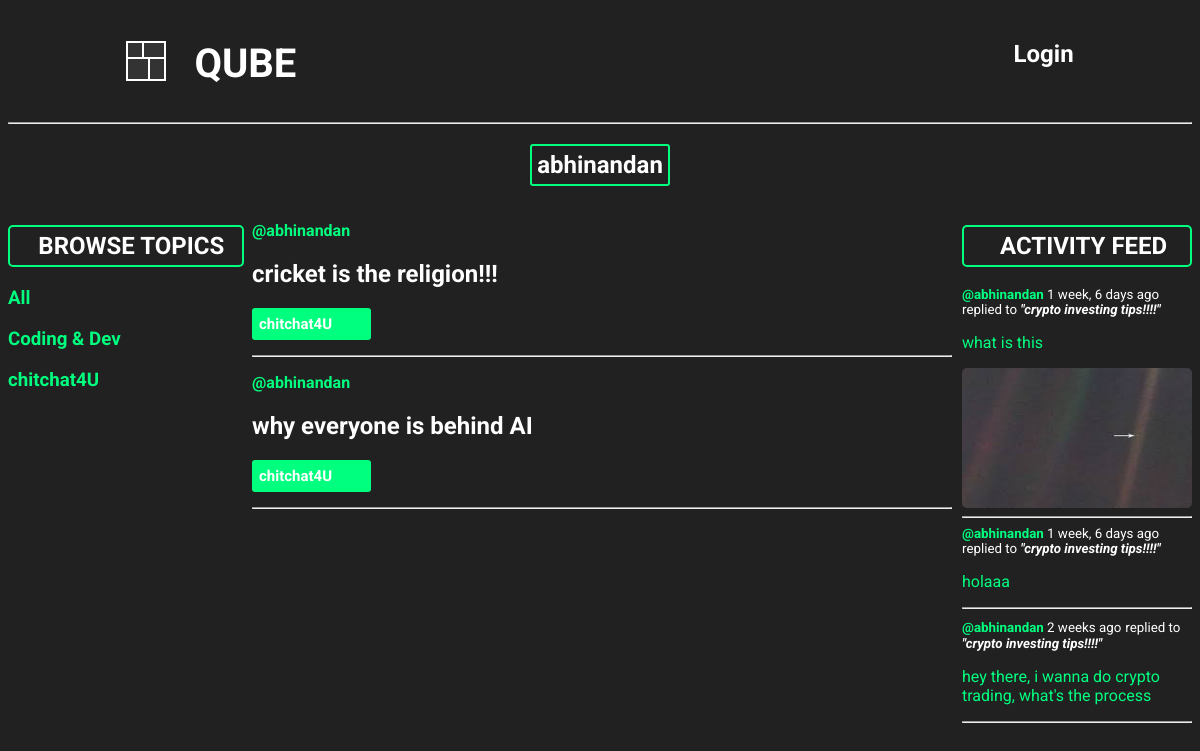
/communityUserProfile/1/, run on the app's committed database.
### base/models.py (models this page shows, shortened)
class Topic(models.Model):
    name = models.CharField(max_length=200)

class Room(models.Model):
    host = models.ForeignKey(User, on_delete=models.SET_NULL, null=True)
    topic = models.ForeignKey(Topic, on_delete=models.SET_NULL, null=True)
    name = models.CharField(max_length=250)
    description = models.TextField(null=True, blank=True)
    participants = models.ManyToManyField(
        User, related_name='participants', blank=True)
    updated = models.DateTimeField(auto_now=True)
    created = models.DateTimeField(auto_now_add=True)
    class Meta:
        ordering = ['-updated', '-created']
    def __str__(self):
        return self.name

class Message(models.Model):
    user = models.ForeignKey(User, on_delete=models.CASCADE)
    room = models.ForeignKey(Room, on_delete=models.CASCADE)
    body = models.TextField()
    user_visual_query = models.FileField(
        upload_to='uploaded_files/', null=True, blank=True)
    updated = models.DateTimeField(auto_now=True)
    created = models.DateTimeField(auto_now_add=True)
    class Meta:
        ordering = ['-updated', '-created']

### base/views.py (the view)
# urls.py: path('communityUserProfile/<str:pk>/',
def communityUserProfile(request, pk):
    user = User.objects.get(id=pk)
    topics = Topic.objects.all()
    rooms = user.room_set.all()
    room_messages = user.message_set.all()
    context = {'user': user, 'topics': topics,
               'rooms': rooms, 'room_messages': room_messages}
    return render(request, 'social/community_user_profile.html', context)

### base/templates/social/community_user_profile.html (shortened to what this page needs)
{% extends 'main.html' %}
{% block content %}
<div>
    <div style="justify-self:center;">
        <h2 style="color: white; border: 2px solid springgreen; padding: 5px; border-radius: 3px;">{{ user.username }}
        </h2>
    </div>
    <div class="profile-component">
        <div>
            {% include 'social/community_topic_component.html' %}
        </div>
        <div>
            <div>
                {% include 'social/community_feed_component.html' %}
            </div>
        </div>
        <div>
            {% include 'social/community_activity_component.html' %}
        </div>
    </div>
</div>
{% endblock %}

### base/templates/social/community_topic_component.html (shortened to what this page needs)
<div>
    <h2 style="color: white; border: 2px solid springgreen; padding: 5px; border-radius: 5px; padding-left: 12%;">
        BROWSE TOPICS</h2>
    <h3><a href="{% url 'communityHome' %}" id="all_link">All</a></h3>
    {% for topic in topics %}
    <div>
        <h3><a href="{% url 'communityHome' %}?q={{ topic.name }}" id="qube_topic_names_link">{{ topic.name }}</a></h3>
    </div>
    {% endfor %}
</div>

### base/templates/social/community_feed_component.html (shortened to what this page needs)
<div>
    {% for room in rooms %}
    <div style="margin-left: 8px;">
        <p><a href="{% url 'communityUserProfile' room.host.id  %}" id="room_host_username">
                @{{ room.host.username }}</a></p>
        <h2><a href="{% url 'communityRoom' room.id %}" id="room_name_open_link">{{ room.name }}</a></h2>
        <p id="room_topic_name_p">{{ room.topic.name }}</p>
        <hr style="color: springgreen;">
    </div>
    {% endfor %}
</div>

### base/templates/social/community_activity_component.html (shortened to what this page needs)
<div>
    <h2 id="activity_feed_heading">ACTIVITY FEED</h2>
    {% for message in room_messages %}
    <div style="margin-left: 10px;">
        <small style="color: white;"><a href="{% url 'communityUserProfile' message.user.id %}"
                id="activity_message_user_profile">
                @{{ message.user }}</a>
            {{ message.created|timesince }} ago</small>
        <small style="color: white;">replied to <i><strong>"{{ message.room }}"</strong></i></small>
        <p style="color: springgreen;">{{ message.body }}</p>
        {% if message.user_visual_query %}
        <div>
            {% with filename=message.user_visual_query.name %}
            {% if ".jpg" in filename|lower or ".jpeg" in filename|lower or ".png" in filename|lower %}
            <div>
                <img src="{{ message.user_visual_query.url }}" alt="uploaded_images"
                    style="width: 230px; height: 140px; border-radius: 5px;">
            </div>
            {% elif ".mp4" in filename|lower or ".webm" in filename|lower %}
            <div>
                <video controls style="width: 230px; height: 140px; border-radius: 5px;">
                    <source src="{{ message.user_visual_query.url }}" type="video/mp4">
                </video>
            </div>
            {% else %}
            <div>
                <a href="{{ message.user_visual_query.url }}" download>Download
                    File</a>
            </div>
            {% endif %}
            {% endwith %}
        </div>
        {% endif %}
        <hr>
    </div>
    {% endfor %}
</div>

### static/styles/main.css (style rules this page uses)
* { font-family: "Roboto", serif; }
body { background-color: #212121; }

### base/templates/social/community_user_profile.html (style rules this page uses)
.profile-component { display: grid; grid-template-columns: 1fr 3fr 1fr; }

### base/templates/social/community_topic_component.html (style rules this page uses)
#qube_topic_names_link { text-decoration: none; color: springgreen; transition: all 0.3s ease; }
#all_link { text-decoration: none; color: springgreen; transition: all 0.3s ease; }

### base/templates/social/community_feed_component.html (style rules this page uses)
#room_host_username { text-decoration: none; color: springgreen; font-weight: 700; }
#room_name_open_link { text-decoration: none; color: white; transition: all 0.3s ease; }
#room_topic_name_p { color: white; border: 2px solid springgreen; padding: 5px; font-size: 15px; font-weight: 700; background-color: springgreen; border-radius: 3px; width: 15%; }

### base/templates/social/community_activity_component.html (style rules this page uses)
#activity_message_user_profile { text-decoration: none; color: springgreen; font-weight: 700; }
#activity_feed_heading { color: white; border: 2px solid springgreen; padding: 5px; border-radius: 5px; margin-left: 10px; padding-left: 15%; }

### data on the page
Topic: name "Coding & Dev"
Topic: name "chitchat4U"
Room: host.username "abhinandan", name "cricket is the religion!!!", topic.name "chitchat4U"
Room: host.username "abhinandan", name "why everyone is behind AI", topic.name "chitchat4U"
Message: user "abhinandan", created "1 week, 6 days", room "crypto investing tips!!!!", body "what is this", user_visual_query (picture)
Message: user "abhinandan", created "1 week, 6 days", room "crypto investing tips!!!!", body "holaaa"
Message: user "abhinandan", created "2 weeks", room "crypto investing tips!!!!", body "hey there, i wanna do crypto trading, what's the process"

### other printed values
{{ user.username }} "abhinandan"
